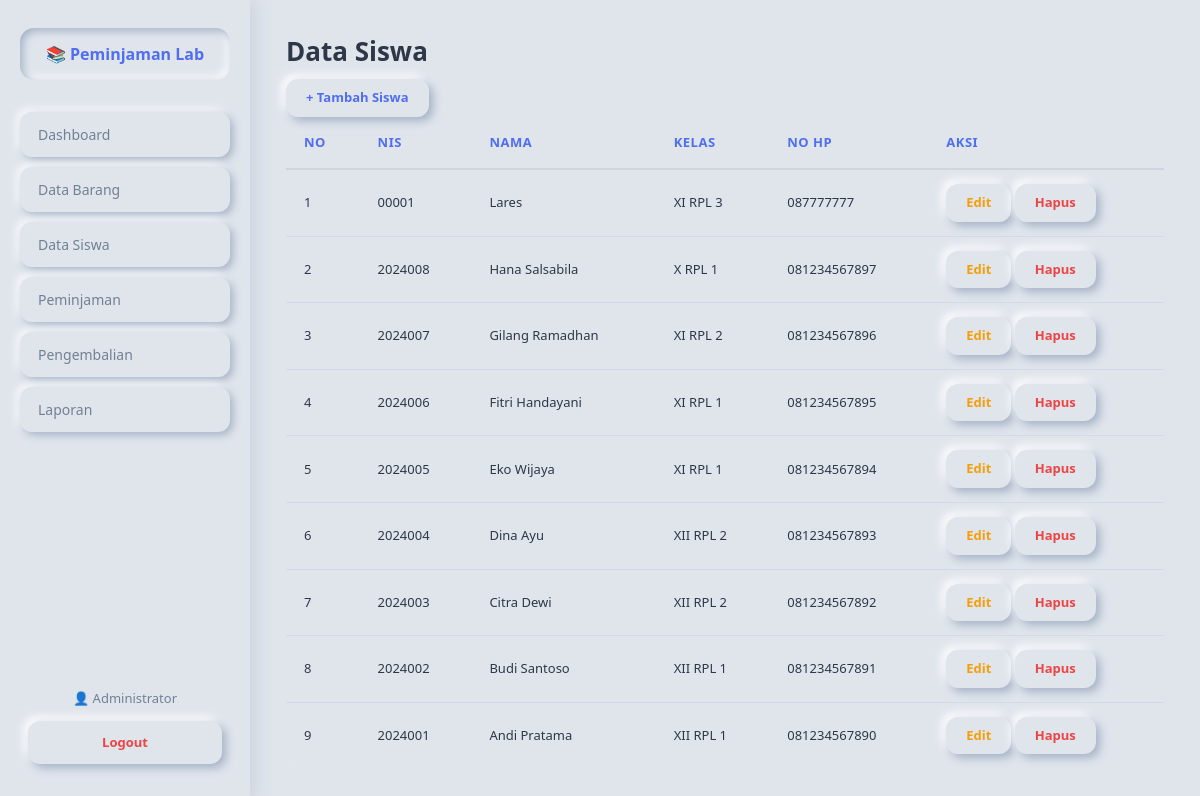
Page /pages/siswa.php (signed in) on the committed database.
### tables this page shows
CREATE TABLE `siswas` (
  `id_siswa` int(11) NOT NULL,
  `nis` varchar(20) NOT NULL,
  `password` varchar(255) NOT NULL,
  `nama_siswa` varchar(100) NOT NULL,
  `kelas` varchar(20) NOT NULL,
  `no_hp` varchar(20) DEFAULT NULL
);

### pages/siswa.php (the view)
<?php
include 'header.php';
include '../config/koneksi.php';
?>
<h1>Data Siswa</h1>
<a href="siswa_form.php" class="btn-primary">+ Tambah Siswa</a>
<table>
    <tr><th>No</th><th>NIS</th><th>Nama</th><th>Kelas</th><th>No HP</th><th>Aksi</th></tr>
    <?php
    $no = 1;
    $q = mysqli_query($koneksi, "SELECT * FROM siswas ORDER BY id_siswa DESC");
    while ($r = mysqli_fetch_assoc($q)):
    ?>
    <tr>
        <td><?= $no++ ?></td>
        <td><?= $r['nis'] ?></td>
        <td><?= $r['nama_siswa'] ?></td>
        <td><?= $r['kelas'] ?></td>
        <td><?= $r['no_hp'] ?></td>
        <td>
            <a href="siswa_form.php?id=<?= $r['id_siswa'] ?>" class="btn-warning">Edit</a>
            <a href="siswa_hapus.php?id=<?= $r['id_siswa'] ?>" class="btn-danger" onclick="return confirm('Yakin?')">Hapus</a>
        </td>
    </tr>
    <?php endwhile; ?>
</table>
<?php include 'footer.php'; ?>

### assets/style.css (style rules this page uses)
* { margin: 0; padding: 0; box-sizing: border-box; font-family: 'Segoe UI', Tahoma, sans-serif; }
:root { --bg: #e0e5ec; --text: #2d3748; --text-soft: #718096; --accent: #4f6df5; --accent-dark: #3a54d4; --danger: #ef4444; --warning: #f59e0b; --success: #10b981; --shadow-light: #ffffff; --shadow-dark: #a3b1c6; }
body { background: var(--bg); color: var(--text); font-size: 14px; line-height: 1.5; min-height: 100vh; }
.content h1 { font-size: 26px; font-weight: 700; color: var(--text); margin-bottom: 8px; }
table { width: 100%; border-collapse: collapse; border-radius: 14px; overflow: hidden; background: var(--bg); }
table th { background: var(--bg); color: var(--accent); padding: 16px 18px; text-align: left; font-size: 13px; font-weight: 700; text-transform: uppercase; letter-spacing: 0.5px; border-bottom: 2px solid rgba(163, 177, 198, 0.3); }
table td { padding: 14px 18px; font-size: 13px; color: var(--text); border-bottom: 1px solid rgba(163, 177, 198, 0.2); }
table tr:last-child td { border-bottom: none; }
table tbody tr { transition: all 0.15s; }
.btn-primary, .btn-secondary, .btn-warning, .btn-danger { display: inline-block; padding: 11px 20px; border-radius: 12px; text-decoration: none; font-size: 13px; font-weight: 600; cursor: pointer; border: none; transition: all 0.2s; background: var(--bg); line-height: 1.2; }
.btn-primary { color: var(--accent); box-shadow: 4px 4px 10px var(--shadow-dark), -4px -4px 10px var(--shadow-light); }
.btn-warning { color: var(--warning); box-shadow: 4px 4px 10px var(--shadow-dark), -4px -4px 10px var(--shadow-light); }
.btn-danger { color: var(--danger); box-shadow: 4px 4px 10px var(--shadow-dark), -4px -4px 10px var(--shadow-light); }

### rows in the picture
siswas: nis "00001", nama_siswa "Lares", kelas "XI RPL 3", no_hp "087777777"
siswas: nis "2024008", nama_siswa "Hana Salsabila", kelas "X RPL 1", no_hp "081234567897"
siswas: nis "2024007", nama_siswa "Gilang Ramadhan", kelas "XI RPL 2", no_hp "081234567896"
siswas: nis "2024006", nama_siswa "Fitri Handayani", kelas "XI RPL 1", no_hp "081234567895"
siswas: nis "2024005", nama_siswa "Eko Wijaya", kelas "XI RPL 1", no_hp "081234567894"
siswas: nis "2024004", nama_siswa "Dina Ayu", kelas "XII RPL 2", no_hp "081234567893"
siswas: nis "2024003", nama_siswa "Citra Dewi", kelas "XII RPL 2", no_hp "081234567892"
siswas: nis "2024002", nama_siswa "Budi Santoso", kelas "XII RPL 1", no_hp "081234567891"
siswas: nis "2024001", nama_siswa "Andi Pratama", kelas "XII RPL 1", no_hp "081234567890"

### other values in the picture
$_SESSION['nama_admin'] "Administrator"
